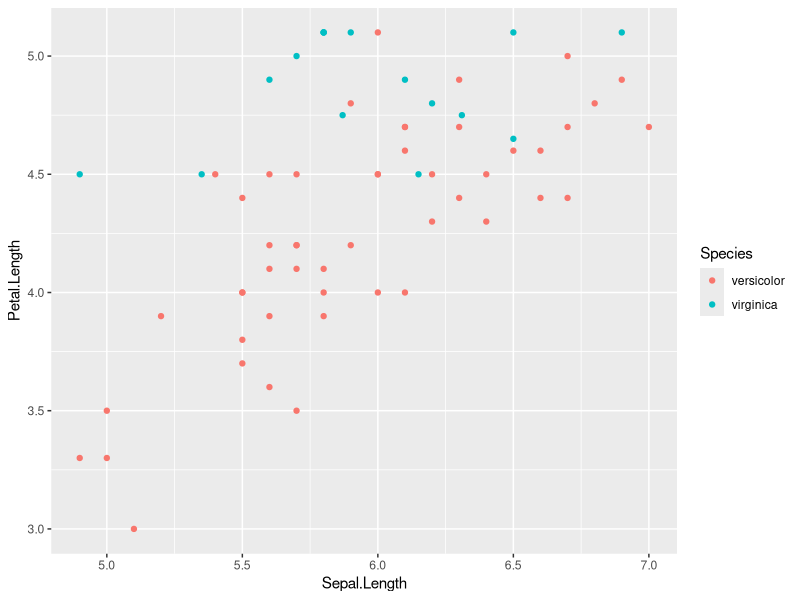
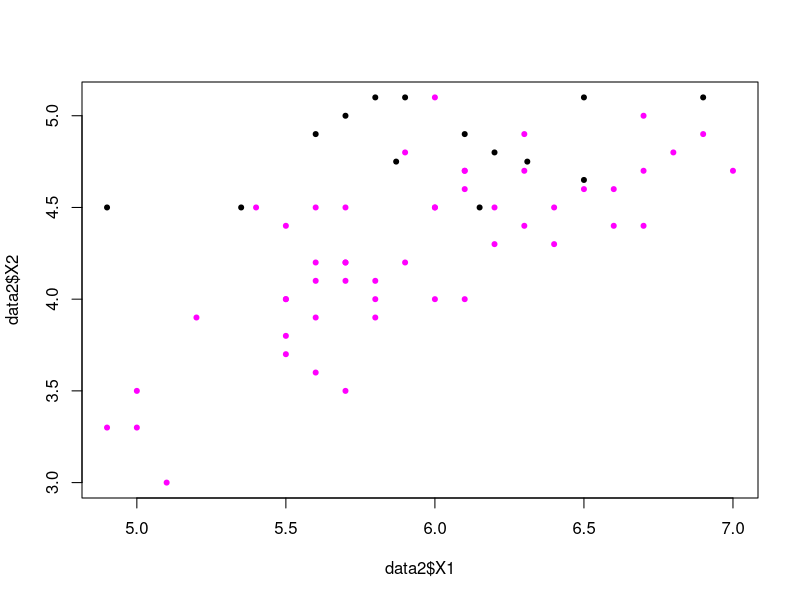

Write R code to recreate these figures, in order.
#======================================================================================================================
# THE EXAMPLE DATA
#======================================================================================================================

#The Example data is created from the popular 'iris' data.
#From the 'iris' data we have considered only teo Species: 'virginica' and 'versicolor'
#Only two variables are considered (So that we can visualize the workings in 2D)
#The variables considered are - Petal Length and Sepal Length
#Some of the observations of 'virginica' Species were deliberately removed to make it a minority class
#Some duplicate observations of the minority classes were removed (because it was interfaring with the animation feel)
#Some observatioins of the minority classes were deliberately introduced.

data = iris
data = data[data$Species!='setosa',]

#Deliberately introducing some observations
data2 <- data[data$Petal.Length < 5.2, c(1,3,5)]
a=data.frame(Sepal.Length=c(5.35, 5.87, 6.15, 6.31, 6.50),
             Petal.Length=c(4.50, 4.75, 4.50, 4.75, 4.65),
             Species=rep('virginica',5))


#Deleting some observations
data2 = rbind(data2,a)
data2 = data2[!(data2$Sepal.Length==6.0 & data2$Species=='virginica'),]
data2 = data2[!(data2$Sepal.Length==6.3 & data2$Species=='virginica'),]

#Visualize the Data
library(ggplot2)
ggplot(data2, aes(Sepal.Length, Petal.Length)) + geom_point(aes(col=Species))

#Converting the Species to binary
data2$Y = ifelse(data2$Species == 'virginica', 1, 0)
data2$Species = NULL

#Re-naming rows and columns
names(data2) = c('X1', 'X2', 'Y')
rownames(data2) = 1:nrow(data2)

#Removing some duplicate observations
data2 = data2[-c(51,60), ]
rownames(data2) = 1:nrow(data2)


write.csv(data2, "Imbalanced Technique Demo.csv")
View(data2)



plot(data2$X1, data2$X2, pch=20, col = ifelse(data2$Y==1, "black", "magenta")) 
